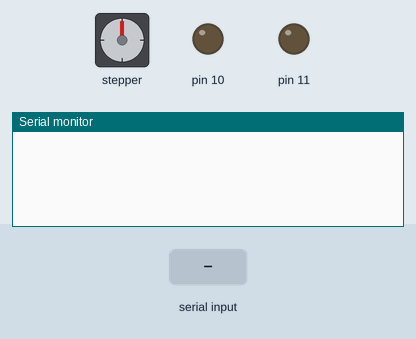
The sketch below on a simulated Arduino Uno, built with avr-gcc and run on an emulated ATmega328P. Shown: stepper motor, output pins drawn as LEDs (lit = HIGH), the last lines printed to the serial monitor. Wiring (inferred from the names in the program): stepper motor (200 steps per turn assumed): coils pin 6, pin 5, pin 4, pin 3. Inputs (shaded band) come from the test bench. Pins used as bus, display or sensor lines are not drawn.

Above: at 1.2 s.
1.3 s: "over 200\n" received over Serial
At 2.4 s:
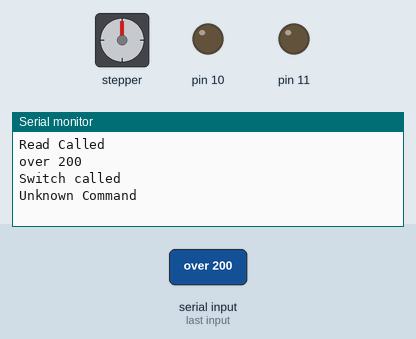
2.9 s: "90,45\n" received over Serial
At 4.2 s:
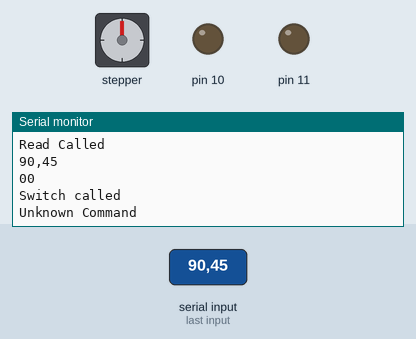

Measured:
- after the input at 1.3 s, the serial monitor: prints a new line after 0.14 s (image 1)
- after the input at 2.9 s, the serial monitor: prints a new line after 0.20 s (image 2)

The sketch:

v4.ino
```cpp
//Define motor pins
#define PenA 11    //Code expecting left hand motor
#define Pin1 6
#define Pin2 5
#define PenB 10    //Code expecting right hand motor
#define Pin3 4
#define Pin4 3

int getDur(char * p);


char c = ' ';
int data = 0;
int dur;


int serialCount = 0;
int readyFlag = 0;
char incoming[80] = {'\0'};
bool waiting = false;

void checkSerial() {
  if (Serial.available() && !waiting) {
    //Serial.println("Checked and available");
    waiting = true;
  }
}

void serialReady() {
    Serial.println("Read Called");
    int x = 0;
    incoming[80] = {'\0'};
    while(Serial.available()){
      incoming[x++] = Serial.read();
    }
    Serial.println(incoming);
    readyFlag = 0x01;
}

class DCMotor {
  public:
    DCMotor(int IN1, int IN2, int EN):in1(IN1), in2(IN2), en(EN) {
      pinMode(en, OUTPUT);
      pinMode(in1, OUTPUT);
      pinMode(in2, OUTPUT);

    // Set initial rotation direction
      digitalWrite(in1, LOW);
      digitalWrite(in2, HIGH);
    }

    void lowOff() {digitalWrite(en, LOW); s = 0;}
    void ToggleDir() {digitalWrite(in1, (!dir)); digitalWrite(in2,dir); dir = (!dir);}
    void ToggleState() {digitalWrite(en, (!s)); s =!s;}

    private:
      bool dir = true;
      int in1, in2, en;
      bool s = 0;
};

class MotorBus {
  public:
    MotorBus(DCMotor motor1, DCMotor motor2): m1(motor1), m2(motor2), movEn(false), rev(false) {}

    void highOff() {
      m1.lowOff();
      m2.lowOff();
    }

    void motorForward(int Inpdur) {
      m1.ToggleState();
      m2.ToggleState();
      movEn = true;
      dur = Inpdur * 1000;
      previousMillis = millis();
    }

    void motorBack(int dur) {
      rev = true;
      toggleMotorDir();
      motorForward(dur);
      //rev = false;
    }

    void toggleMotorDir(void) {
      m1.ToggleDir();
      m2.ToggleDir();
    }

//    void motorDir(int left, int dur) {
//      if (left) {
//        m1.ToggleDir();
//      } else {
//        m2.ToggleDir();
//      }
//      motorForward(dur);
//      if (left) {
//        m1.ToggleDir();
//      } else {
//        m2.ToggleDir();
//      }
//    }

    void clkCheck(unsigned long currentMillis) {
      if((currentMillis - previousMillis >= dur) && movEn) {
        m1.ToggleState();
        m2.ToggleState();
        //previousMillis = currentMillis;
        movEn = false;

        if (rev) {
          toggleMotorDir();
          rev = false;
        }
      }
    }

//    void d90(int left) {
//      #define turnTime 90
//      motorDir(left, turnTime);
//
//    }

  private:
    DCMotor m1, m2;
    bool movEn, rev;

    unsigned long previousMillis, dur;
};

const int HALL_COUNT = 4;

int checkHall(void) {
  int returns[HALL_COUNT] = {0,0,0};
  for (int x = 0; x < HALL_COUNT; x++) {
    returns[x] = map(analogRead(x), 0, 1023, 0, 8);
  }
  if ((returns[1] == 0) && (returns[2] == 0)) {
    return 1; // A-OK, Straight line
  } else if ((returns[0] == 0)) {
    return 2; //Left Junction
  } else if ((returns[3] == 0)) {
    return 3; // Right Junction
  } else if ((returns[0] == 0) && (returns[3] == 0)) {
    return 4; //T junction
  } else {
    return 0;
  }
};

void setup() {
  // Setup motors


  Serial.begin(9600);

  //Interupt Setup - 1 per millisecond?
  OCR0A = 0xAF;
  TIMSK0 |= _BV(OCIE0A);
}

DCMotor motorA(Pin1, Pin2, PenA);
DCMotor motorB(Pin3, Pin4, PenB);

MotorBus Motors(motorA, motorB);

SIGNAL(TIMER0_COMPA_vect) {
  unsigned long currentMillis = millis();
  Motors.clkCheck(currentMillis);

  checkSerial();


  if ((serialCount++ >= 200) && waiting) {
    //Serial.println("over 200");
    serialReady();
    serialCount = 0;
    waiting = false;
  }
  if (serialCount > 200) {
    serialCount = 0;
  }

  //readyFlag = checkHall() << 4;
}

void loop() {
/*----------------------------------------------------------------------------------------
`available commands:
F X Forward for x milliseconds
B X Backward for x milliseconds
L X Left for x milliseconds
R X Right for x milliseconds
U X Up for x turns (on stepper)
D X Down for x turns (on stepper)

*/
  //Serial.println(readyFlag + '0');
  if ((readyFlag & 0x01) > 0) {
    //Serial.write("Ready Flag Checked", 18);
    inpToAction();
    readyFlag = readyFlag & !(0x01);  // Clear Serial Ready Flag
  }
  if ((readyFlag >> 4) > 0) {
    int retVal = readyFlag >> 4;
    if (retVal == 2) {
      //Left Junction
      Serial.write("Left", 4);
    } else if (retVal == 3) {
      //Right Junction
      Serial.write("Right", 5);
    } else if (retVal == 4) {
      //T Junction
      Serial.write("T", 1);
    }

    readyFlag = readyFlag & !(0xF0);  //Clear Hall Effect Flag
  }
}


int getDur(char * p) {
  int x = 1;
  int ret = 0;
  while (p[x] != '\0') {
    if ((p[x] - '0') >= 0 && (p[x] - '0') <= 9) {
      ret = (p[x] - '0') + (ret * 10);
    }
    x++;
  }
  //BT.write(ret);
  return ret;

}

void inpToAction(void) {
  Serial.println("Switch called");
  switch (incoming[0])
    {
      case ('F' | 'f'):
        dur = getDur(incoming);
        Motors.motorForward(dur);
        break;

      case ('B' | 'b'):
        dur = getDur(incoming);
        Motors.motorBack(dur);
        break;

      case ('L' | 'l'):;
        dur = getDur(incoming);
       // Motors.motorDir(1,dur);
        break;

      case ('R'| 'r'):
        dur = getDur(incoming);
        //Motors.motorDir(0,dur);
        break;

      case ('S' | 's'):
        //Serial.println("Stop called");
        Motors.highOff();
        break;

      case ('U' | 'u'):
        Serial.write("Unimplemented Command\n");
        break;

      case ('D' | 'd'):
        Serial.write("Unimplemented Command\n");
        break;

     case ('\n'):
        break;

     default:
        Serial.write("Unknown Command\n");
        break;
    }
}
```
